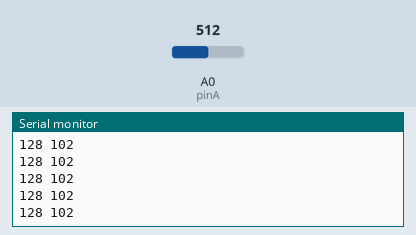
Simulated run of this sketch. Board: Arduino Uno, built with avr-gcc and run on an emulated ATmega328P. Parts: the last lines printed to the serial monitor. The inputs (shaded band) are chosen by the test bench; at power-on: A0 (pinA) = 512.

Above: at 4.2 s.
4.3 s: A0 (pinA) set to 418
At 5.4 s:
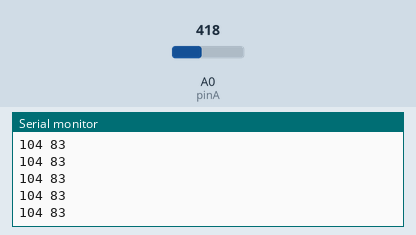
5.8 s: A0 (pinA) set to 388
At 6.5 s:
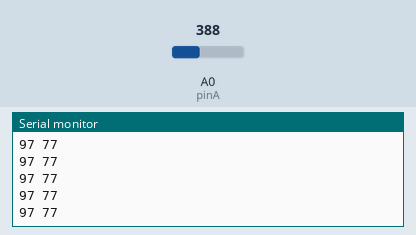
Timing chart, 0 to 8.8 s (numbered marks = the images above; inputs shaded):
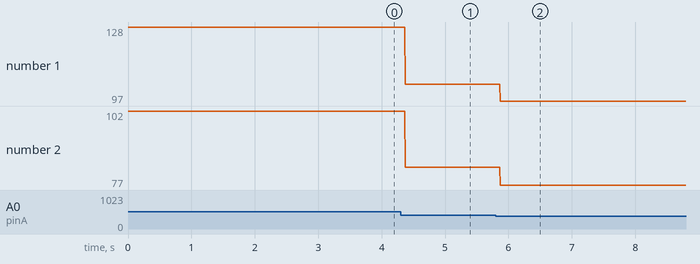

Measured:
- after the input at 4.3 s, the serial monitor: prints a new line after 0.07 s (image 1)
- after the input at 5.8 s, the serial monitor: prints a new line after 0.07 s (image 2)
- plotted number 1: 128 → 104 after the input at 4.3 s, 104 → 97 after the input at 5.8 s
- plotted number 2: 102 → 83 after the input at 4.3 s, 83 → 77 after the input at 5.8 s

The sketch:

ptoenciometro.ino
```cpp
int pinA = A0;
void setup() {
  Serial.begin(9600);
}
void loop() {


  int value = analogRead(pinA);

   Serial.print(value / 4);
   Serial.print(" ");
   int vuelta=int(value/5);
   Serial.println(vuelta);
}
```
